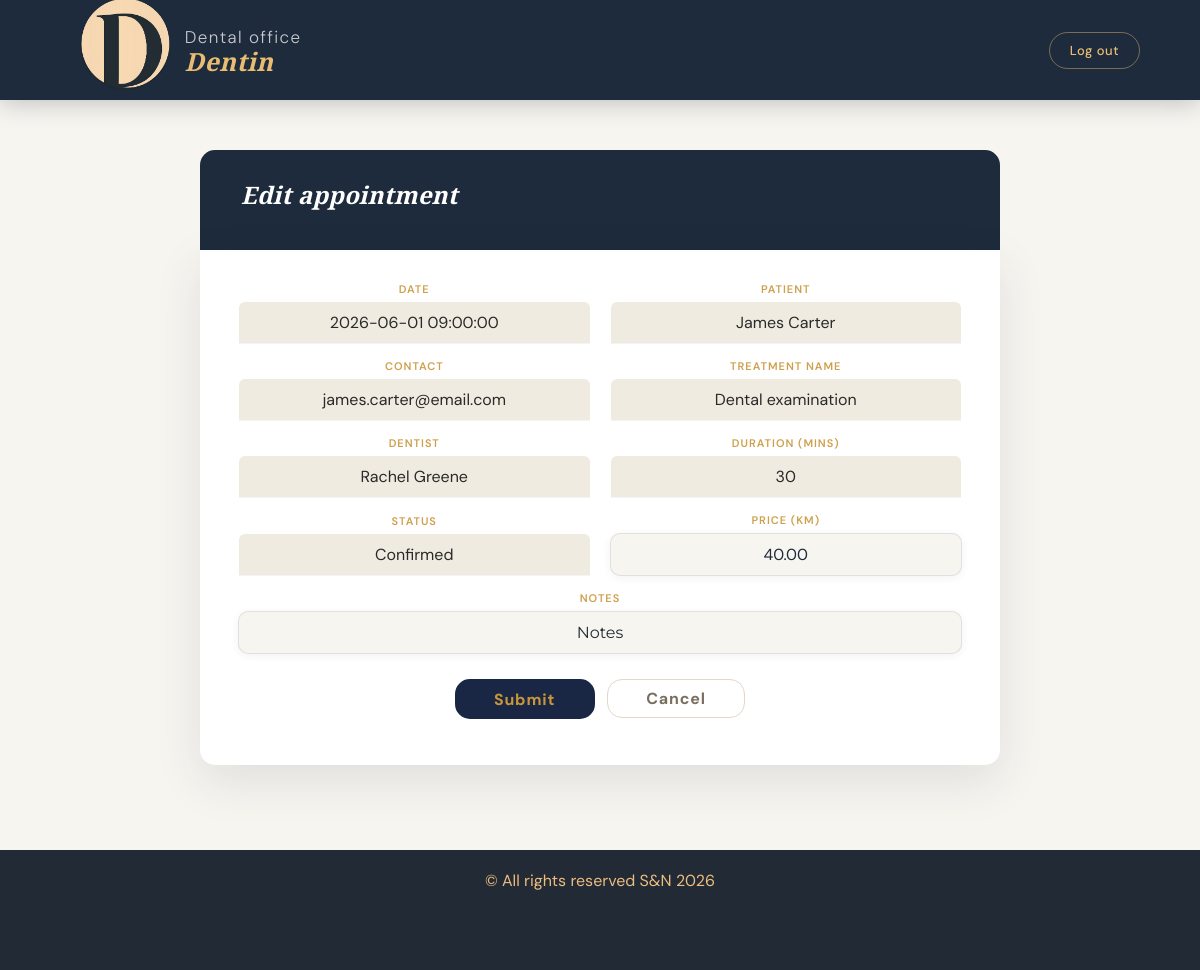
The app's page /admin/edit_appointment.php?id=1 with its own data.
### tables this page shows
CREATE TABLE `appointment` (
  `aid` int NOT NULL AUTO_INCREMENT,
  `appointment_status` varchar(500) DEFAULT 'Pending',
  `appointment_start` datetime NOT NULL,
  `appointment_end` datetime DEFAULT NULL,
  `notes` varchar(500) DEFAULT NULL,
  `people` int NOT NULL,
  `dentist` int NOT NULL,
  `treatment` int NOT NULL,
  `app_total_price` decimal(8,2) DEFAULT NULL,
  PRIMARY KEY (`aid`),
  KEY `people` (`people`),
  KEY `dentist` (`dentist`),
  KEY `treatment` (`treatment`),
  CONSTRAINT `appointment_ibfk_1` FOREIGN KEY (`people`) REFERENCES `people` (`pid`),
  CONSTRAINT `appointment_ibfk_2` FOREIGN KEY (`dentist`) REFERENCES `dentist` (`did`),
  CONSTRAINT `appointment_ibfk_3` FOREIGN KEY (`treatment`) REFERENCES `treatment` (`tid`)
);

CREATE TABLE `people` (
  `pid` int NOT NULL AUTO_INCREMENT,
  `first_name` varchar(500) NOT NULL,
  `last_name` varchar(500) NOT NULL,
  `DOB` date NOT NULL,
  `phone` varchar(500) NOT NULL,
  `email` varchar(500) NOT NULL,
  `p_password` varchar(500) NOT NULL,
  `p_status` varchar(100) DEFAULT 'Active',
  `deleted_at` date DEFAULT NULL,
  `is_admin` tinyint(1) DEFAULT '0',
  PRIMARY KEY (`pid`),
  KEY `people_first_name` (`first_name`),
  KEY `people_last_name` (`last_name`),
  KEY `people_email` (`email`)
);

CREATE TABLE `treatment` (
  `tid` int NOT NULL AUTO_INCREMENT,
  `t_name` varchar(500) NOT NULL,
  `t_duration` int NOT NULL,
  `price` decimal(8,2) NOT NULL,
  `category` int NOT NULL,
  `t_status` varchar(100) DEFAULT 'Active',
  PRIMARY KEY (`tid`),
  KEY `category` (`category`),
  KEY `treat_name` (`t_name`),
  CONSTRAINT `treatment_ibfk_1` FOREIGN KEY (`category`) REFERENCES `category` (`cid`)
);

### admin/edit_appointment.php (the view, shortened to what this page needs)
<?php
$conn = mysqli_connect(db_host, db_user, db_password, "dentist_office");
$id = $_GET['id'];
$query_a_edit = mysqli_query($conn, "SELECT a.aid AS aid, a.appointment_start AS aStart, a.appointment_end AS aEnd, concat(p.first_name, ' ', p.last_name) AS Patient, p.email AS pEmail,
                                                    t.t_name AS tName, concat(d.first_name, ' ', d.last_name) AS Dentist, t.price AS tPrice, t.t_duration AS tDuration, a.appointment_status AS aStatus
                                                FROM appointment a
                                                JOIN dentist d ON d.did = a.dentist
                                                JOIN people p ON p.pid = a.people
                                                JOIN treatment t ON t.tid = a.treatment
                                                WHERE a.aid = {$id}");
$row = mysqli_fetch_assoc($query_a_edit);
?>
<!doctype html>
<html lang="en">
<head>
    <link href="https://db.onlinewebfonts.com/c/9dc5a620301a9b7934ea10863bc3efc6?family=Vultura+Regular" rel="stylesheet">
</head>
<body>
<header>
    <a href="../welcome/testna2.php" class="logo">
        <div class="header_pic">
            <img src="../pictures/newlogo.png" alt="logo">
        </div>
        <div class="header_text">
            Dental office
            <strong>Dentin</strong>
        </div>
    </a>
    <a href="../user_page/log_out.php" class="logout">Log out</a>
</header>
<main>
    <div id="form">
        <div id="title">
            <h2>Edit appointment</h2>
        </div>
        <form method="post" action="update_appointment.php">
            <div id="date" class="field">
                <label>Date</label>
                <div class="info"><?= $row['aStart'] ?></div>
            </div>
            <div id="pname" class="field">
                <label>Patient</label>
                <div class="info"><?= $row['Patient'] ?></div>
            </div>
            <div id="contact" class="field">
                <label>Contact</label>
                <div class="info"><?= $row['pEmail'] ?></div>
            </div>
            <div id="name" class="field">
                <label>Treatment name</label>
                <div class="info"><?= $row['tName'] ?></div>
            </div>
            <div id="dname" class="field">
                <label>Dentist</label>
                <div class="info"><?= $row['Dentist'] ?></div>
            </div>
            <div id="duration" class="field">
                <label>Duration (mins)</label>
                <div class="info"><?= $row['tDuration'] ?></div>
            </div>
            <div id="status" class="field">
                <label>Status</label>
                <div class="info"><?= $row['aStatus'] ?></div>
            </div>
            <div id="price" class="field">
                <label>Price (KM)</label>
                <input type="text" id="price" name="price" placeholder="Price" value="<?= $row['tPrice'] ?>">
            </div>
            <div id="notes" class="field">
                <label>Notes</label>
                <input type="text" id="notes" name="notes" placeholder="Notes">
            </div>
            <div id="submit">
                <button class=submit type="submit">Submit</button>
                <a href="../admin/admin_page.php?tab=appointments" class="cancel">Cancel</a>
            </div>
        </form>
    </div>
</main>
<footer>
    <div class="end">
        &copy; All rights reserved S&N 2026
    </div>
</footer>
</body>
</html>

### records on screen
appointment: appointment_start "2026-06-01 09:00:00", people.email "james.carter@email.com", treatment.t_name "Dental examination", treatment.t_duration "30", appointment_status "Confirmed", price "40.00"

### other values on screen
$row['Patient'] "James Carter"
$row['Dentist'] "Rachel Greene"
